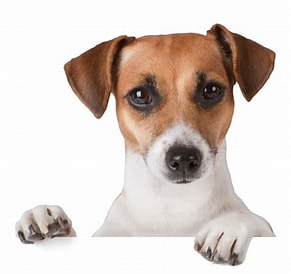
#> input picture IMAGEN.jpg, 291 x 274 px, found by its file name
$ python PruebaColores.py
#> lines starting #> are read from the running program, lines starting #| are printed output that depends on the picture
import cv2 as cv
import numpy as np

img1 = cv.imread("C:\\Users\\adria\\Desktop\\entorno\\TareasGrafi\\IMAGEN.jpg")
#> img1 is the input picture: shape (274, 291, 3); mean B, G, R 200.7, 206.9, 217.8
x,y,z = img1.shape
#> x = 274; y = 291; z = 3
print(x,y,z)
#| 274 291 3
img2 = np.zeros((x, y) , np.uint8)
b, g, r = cv.split(img1)
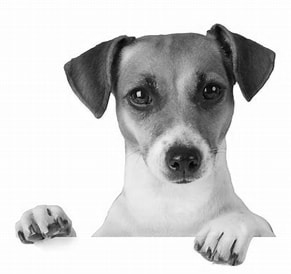
#> g: shape (274, 291); min 0, max 255, mean 206.9
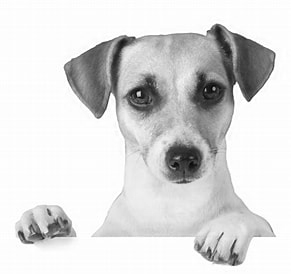
#> r: shape (274, 291); min 1, max 255, mean 217.8
mr = cv.merge([img2, img2, r])
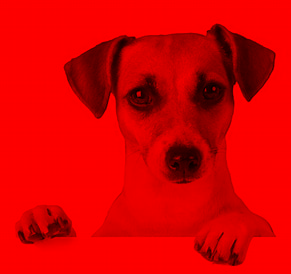
#> mr: shape (274, 291, 3); mean of channels 0, 1, 2 0, 0, 217.8; drawn as B, G, R
mg = cv.merge([img2, g, img2])
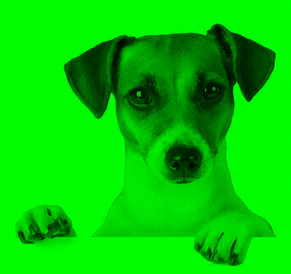
#> mg: shape (274, 291, 3); mean of channels 0, 1, 2 0, 206.9, 0; drawn as B, G, R
mb = cv.merge([b, img2, img2])
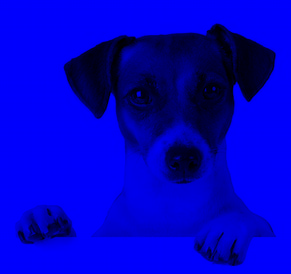
#> mb: shape (274, 291, 3); mean of channels 0, 1, 2 200.7, 0, 0; drawn as B, G, R
nueva = cv.merge([r,g,b])
nueva2 = cv.merge([g,b,r])
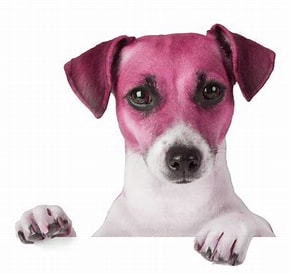
#> nueva2: shape (274, 291, 3); mean of channels 0, 1, 2 206.9, 200.7, 217.8; drawn as B, G, R
nueva3 = cv.merge([b,r,g])
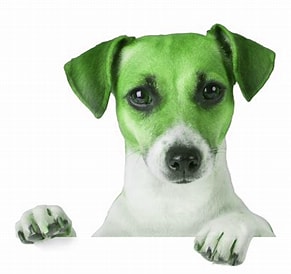
#> nueva3: shape (274, 291, 3); mean of channels 0, 1, 2 200.7, 217.8, 206.9; drawn as B, G, R
cv.imshow('n1', nueva)
cv.imshow('n2', nueva2)
cv.imshow('n3', nueva3)
cv.imshow('b', mb)
cv.imshow('g', mg)
cv.imshow('r', mr)
cv.imshow('img', img1)
cv.waitKey(0)
cv.destroyAllWindows()

$ run again, with pasto.jpg copied over IMAGEN.jpg
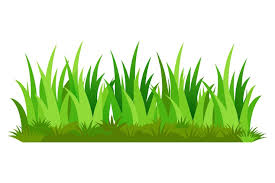
#> input picture pasto.jpg, 275 x 183 px, found by its file name
#> img1 is the input picture: shape (183, 275, 3); mean B, G, R 184, 228.9, 205.6
#| 183 275 3
#> `mb = cv.merge([b, img2, img2])`:
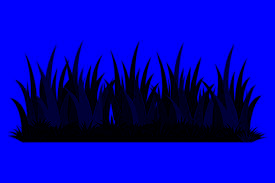
#> mb: shape (183, 275, 3); mean of channels 0, 1, 2 184, 0, 0; drawn as B, G, R
#> `nueva3 = cv.merge([b,r,g])`:
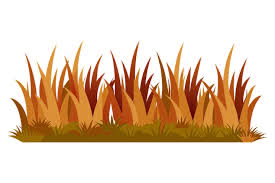
#> nueva3: shape (183, 275, 3); mean of channels 0, 1, 2 184, 205.6, 228.9; drawn as B, G, R
